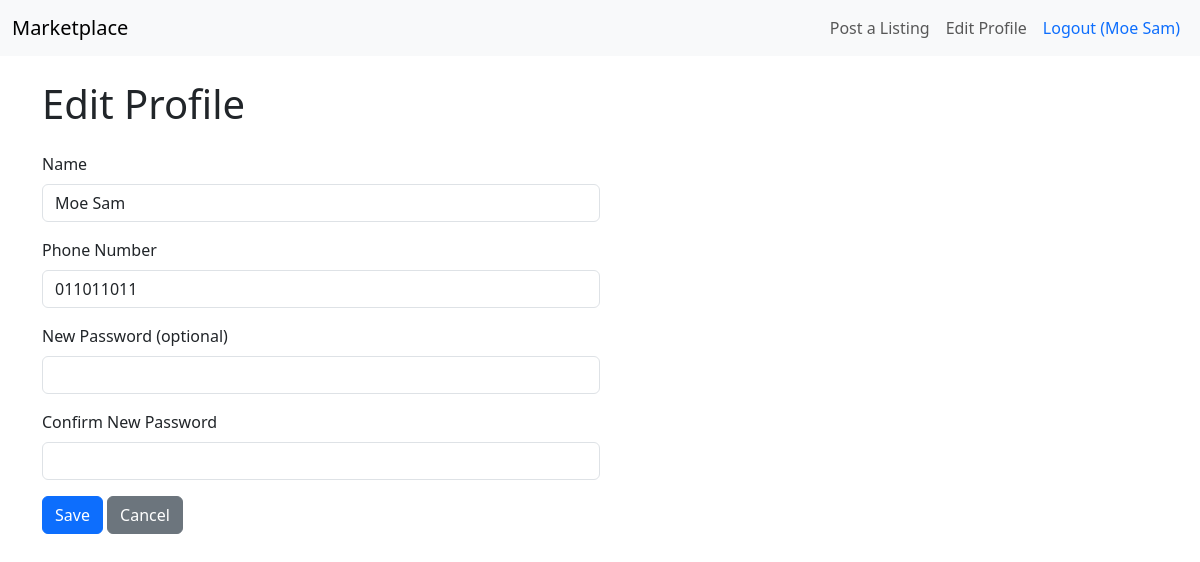
Page /edit-profile/ (signed in) on the earlier database version.
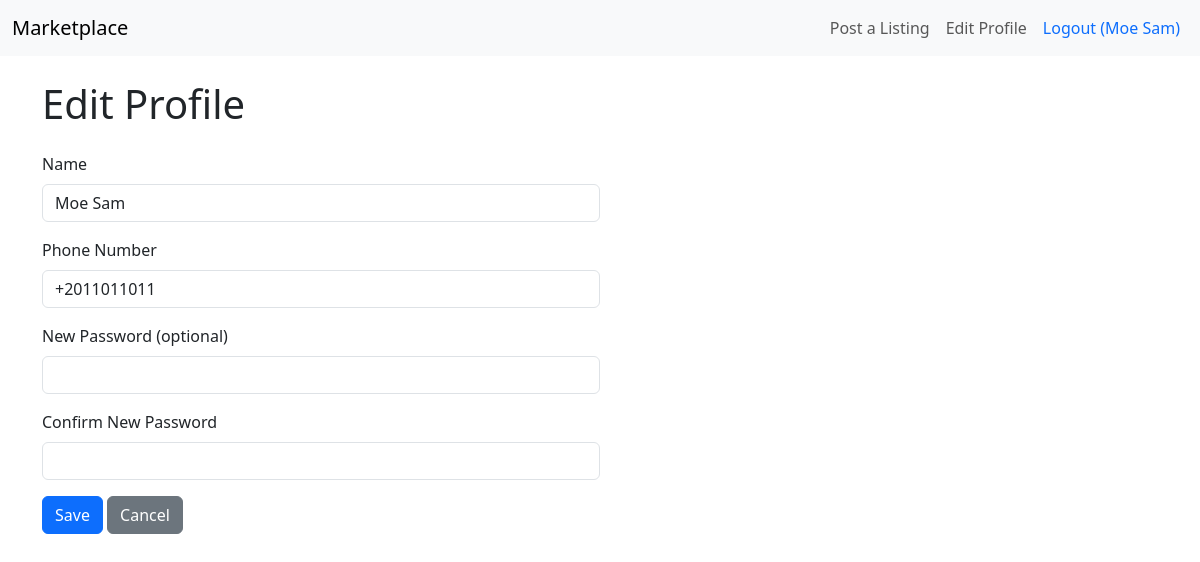
Same page on the later database version.
### users/models.py (models this page shows, shortened)
class User(AbstractBaseUser, PermissionsMixin):
    email = models.EmailField(unique=True)
    phone_number = models.CharField(max_length=15, unique=True)
    name = models.CharField(max_length=100)  # New field
    is_verified = models.BooleanField(default=False)
    is_active = models.BooleanField(default=True)
    is_staff = models.BooleanField(default=False)
    date_joined = models.DateTimeField(auto_now_add=True)
    objects = UserManager()
    USERNAME_FIELD = 'email'
    REQUIRED_FIELDS = ['phone_number', 'name']

### users/views.py (the view, shortened to what this page needs)
# urls.py: path('edit-profile/', views.edit_profile, name='edit_profile'),
@login_required
def edit_profile(request):
    return render(request, 'users/edit_profile.html', {'user': request.user})

### users/templates/users/edit_profile.html (shortened to what this page needs)
{% extends 'base.html' %}
{% block content %}
    <h1 class="mb-4">Edit Profile</h1>
    <form method="post" class="w-50">
        <div class="mb-3">
            <label for="name" class="form-label">Name</label>
            <input type="text" class="form-control" id="name" name="name" value="{{ user.name }}" required>
        </div>
        <div class="mb-3">
            <label for="phone_number" class="form-label">Phone Number</label>
            <input type="text" class="form-control" id="phone_number" name="phone_number" value="{{ user.phone_number }}" required>
        </div>
        <div class="mb-3">
            <label for="new_password" class="form-label">New Password (optional)</label>
            <input type="password" class="form-control" id="new_password" name="new_password">
        </div>
        <div class="mb-3">
            <label for="confirm_password" class="form-label">Confirm New Password</label>
            <input type="password" class="form-control" id="confirm_password" name="confirm_password">
        </div>
        <button type="submit" class="btn btn-primary">Save</button>
        <a href="{% url 'home' %}" class="btn btn-secondary">Cancel</a>
    </form>
{% endblock %}

### templates/base.html (shortened to what this page needs)
<!DOCTYPE html>
<html lang="en">
<head>
    <link href="https://cdn.jsdelivr.net/npm/bootstrap@5.3.3/dist/css/bootstrap.min.css" rel="stylesheet">
    <link href="https://cdn.jsdelivr.net/npm/bootstrap-icons@1.11.3/font/bootstrap-icons.css" rel="stylesheet">
</head>
<body>
    <nav class="navbar navbar-expand-lg navbar-light bg-light">
        <div class="container-fluid">
            <a class="navbar-brand" href="{% url 'home' %}">Marketplace</a>
            <div class="collapse navbar-collapse" id="navbarNav">
                <ul class="navbar-nav ms-auto">
                    {% if user.is_authenticated %}
                        <li class="nav-item">
                            <a class="nav-link" href="{% url 'create_listing' %}">Post a Listing</a>
                        </li>
                        <li class="nav-item">
                            <a class="nav-link" href="{% url 'edit_profile' %}">Edit Profile</a>
                        </li>
                        <li class="nav-item">
                            <form action="{% url 'logout' %}" method="post" class="d-inline">
                                <button type="submit" class="nav-link btn btn-link" style="text-decoration: none; color: #0d6efd;">Logout ({{ user.name }})</button>
                            </form>
                        </li>
                    {% endif %}
                </ul>
            </div>
        </div>
    </nav>
    <div class="container mt-4">
        {% block content %}
        {% endblock %}
    </div>
</body>
</html>

Differences in the rows shown:
changed User "Moe Sam": phone_number "011011011" → "+2011011011"
